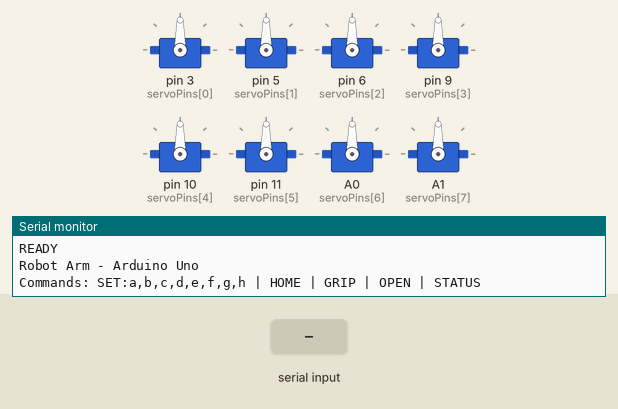
Recording of a sketch running on a simulated Arduino Uno, built with avr-gcc and run on an emulated ATmega328P. On the bench: 8 × servo, the last lines printed to the serial monitor. The inputs (shaded band) are chosen by the test bench.

Above: at 2.0 s.
2.1 s: "TEST\n" received over Serial
At 3.3 s:
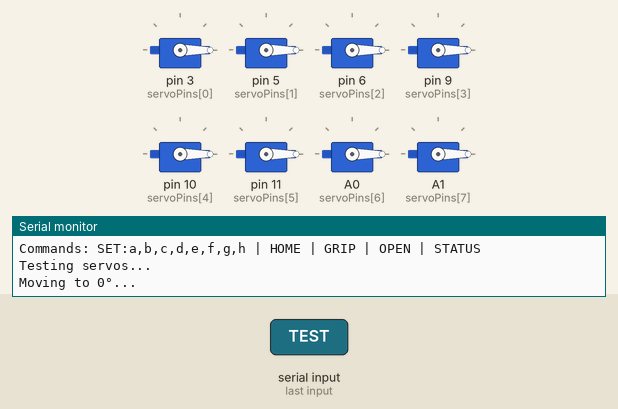
5.1 s: "GRIP\n" received over Serial
At 6.1 s:
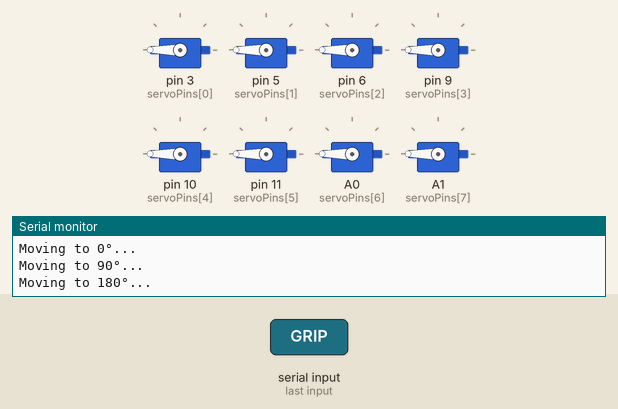
8.1 s: "HOME\n" received over Serial
At 8.26 s:
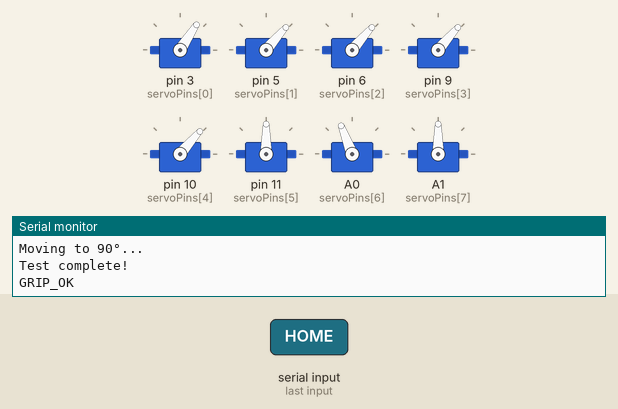
9.9 s: "TEST\n" received over Serial
Timing chart, 0 to 15.6 s (numbered marks = the images above; inputs shaded):
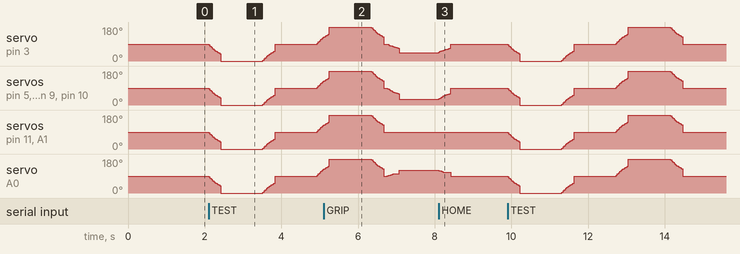

The sketch:

robot_arm_uno.ino
```cpp
/*
 * Роборука на Arduino Uno (без Shield)
 * 8 сервоприводов SG90
 * Управление через Bluetooth HC-05
 *
 * Подключение серво:
 * D3  → Серво #0 (Большой палец)
 * D5  → Серво #1 (Указательный)
 * D6  → Серво #2 (Средний)
 * D9  → Серво #3 (Безымянный)
 * D10 → Серво #4 (Мизинец)
 * D11 → Серво #5 (Запястье)
 * A0  → Серво #6 (Локоть)
 * A1  → Серво #7 (Плечо)
 */

#include <Servo.h>

// Сервоприводы
Servo servos[8];

// Пины на Arduino Uno
const int servoPins[8] = {3, 5, 6, 9, 10, 11, A0, A1};

// Текущие позиции
int positions[8] = {90, 90, 90, 90, 90, 90, 90, 90};

// Названия
const char* servoNames[8] = {
  "Thumb", "Index", "Middle", "Ring",
  "Pinky", "Wrist", "Elbow", "Shoulder"
};

void setup() {
  Serial.begin(9600);

  // Инициализация сервоприводов
  for (int i = 0; i < 8; i++) {
    servos[i].attach(servoPins[i]);
    servos[i].write(positions[i]);
    delay(100);
  }

  Serial.println("READY");
  Serial.println("Robot Arm - Arduino Uno");
  Serial.println("Commands: SET:a,b,c,d,e,f,g,h | HOME | GRIP | OPEN | STATUS");
}

void loop() {
  if (Serial.available() > 0) {
    String cmd = Serial.readStringUntil('\n');
    cmd.trim();

    if (cmd.length() > 0) {
      processCommand(cmd);
    }
  }
}

void processCommand(String cmd) {
  if (cmd.startsWith("SET:")) {
    parseSetCommand(cmd.substring(4));
  }
  else if (cmd == "HOME") {
    moveToAll(90);
    Serial.println("HOME_OK");
  }
  else if (cmd == "GRIP") {
    int grip[8] = {45, 30, 30, 30, 30, 90, 120, 90};
    moveTo(grip);
    Serial.println("GRIP_OK");
  }
  else if (cmd == "OPEN") {
    moveToAll(90);
    Serial.println("OPEN_OK");
  }
  else if (cmd == "STATUS") {
    Serial.print("POS:");
    for (int i = 0; i < 8; i++) {
      Serial.print(positions[i]);
      if (i < 7) Serial.print(",");
    }
    Serial.println();
  }
  else if (cmd == "TEST") {
    testServos();
  }
  else if (cmd == "HELP") {
    Serial.println("Commands:");
    Serial.println("  SET:a,b,c,d,e,f,g,h - Angles (0-180)");
    Serial.println("  HOME - All to 90°");
    Serial.println("  GRIP - Close grip");
    Serial.println("  OPEN - Open hand");
    Serial.println("  STATUS - Current positions");
    Serial.println("  TEST - Test servos");
  }
  else {
    Serial.println("Unknown. Send HELP for list.");
  }
}

void parseSetCommand(String data) {
  int values[8];
  int idx = 0;
  int start = 0;

  for (int i = 0; i <= data.length() && idx < 8; i++) {
    if (i == data.length() || data.charAt(i) == ',') {
      values[idx++] = constrain(data.substring(start, i).toInt(), 0, 180);
      start = i + 1;
    }
  }

  if (idx == 8) {
    moveTo(values);
    Serial.println("SET_OK");
  } else {
    Serial.println("ERROR: Need 8 values");
  }
}

void moveTo(int targets[8]) {
  int steps = 20;

  for (int step = 0; step < steps; step++) {
    for (int i = 0; i < 8; i++) {
      int diff = targets[i] - positions[i];
      if (abs(diff) > 0) {
        positions[i] += diff / steps;
        servos[i].write(positions[i]);
      }
    }
    delay(15);
  }

  for (int i = 0; i < 8; i++) {
    positions[i] = targets[i];
    servos[i].write(positions[i]);
  }
  delay(100);
}

void moveToAll(int angle) {
  int targets[8];
  for (int i = 0; i < 8; i++) {
    targets[i] = angle;
  }
  moveTo(targets);
}

void testServos() {
  Serial.println("Testing servos...");

  Serial.println("Moving to 0°...");
  moveToAll(0);
  delay(1000);

  Serial.println("Moving to 90°...");
  moveToAll(90);
  delay(1000);

  Serial.println("Moving to 180°...");
  moveToAll(180);
  delay(1000);

  Serial.println("Moving to 90°...");
  moveToAll(90);

  Serial.println("Test complete!");
}
```

Measured:
- after the input at 8.1 s, servo on pin 3 (servoPins[0]): moves from 45° to 90° over 0.31 s, starting at once; servo on pin 5 (servoPins[1]), servo on pin 6 (servoPins[2]), servo on pin 9 (servoPins[3]), servo on pin 10 (servoPins[4]): moves from 30° to 90° over 0.31 s, starting at once; servo on A0 (servoPins[6]): 120° → 109° at once, → 90° 0.31 s later
- by itself, servo on pin 3 (servoPins[0]): rises from 125° to 180° in 0.13 s, then falls to 45° in 1.8 s
- by itself, servo on pin 5 (servoPins[1]), servo on pin 6 (servoPins[2]), servo on pin 9 (servoPins[3]), servo on pin 10 (servoPins[4]): rises from 125° to 180° in 0.13 s, then falls to 30° in 1.8 s
